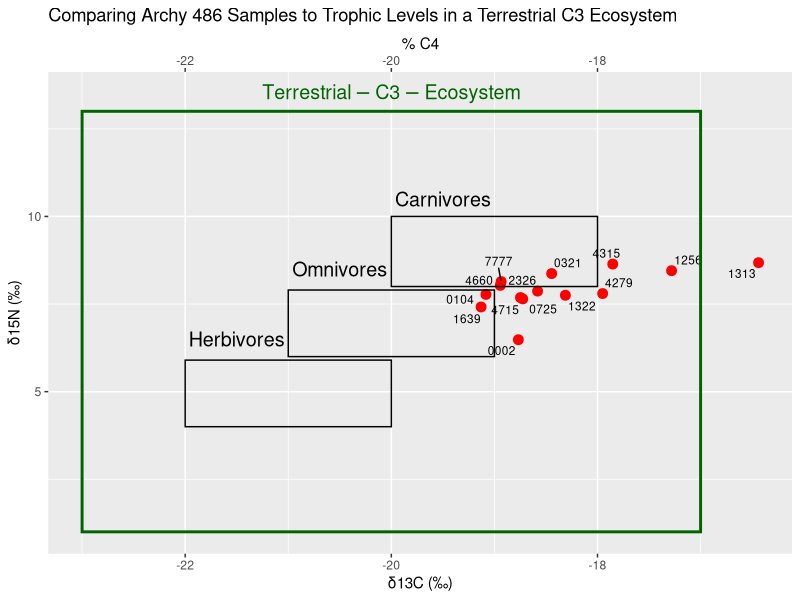
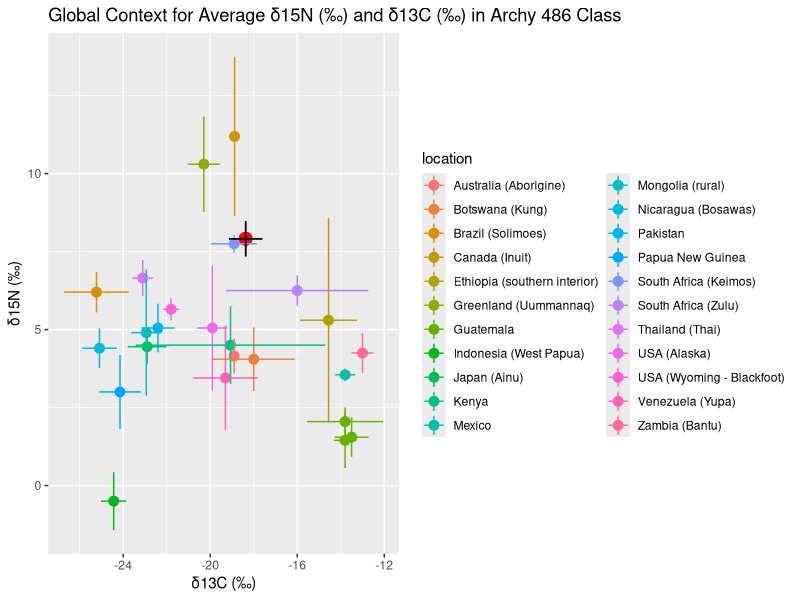
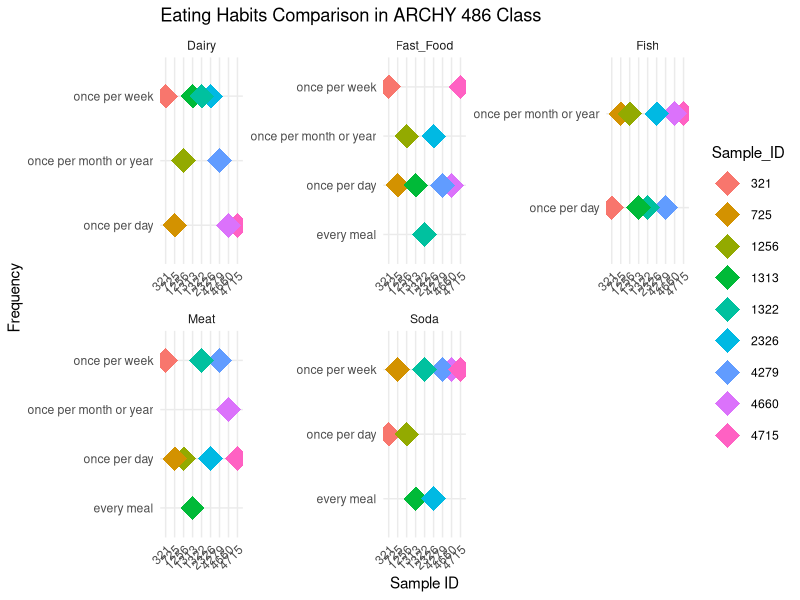
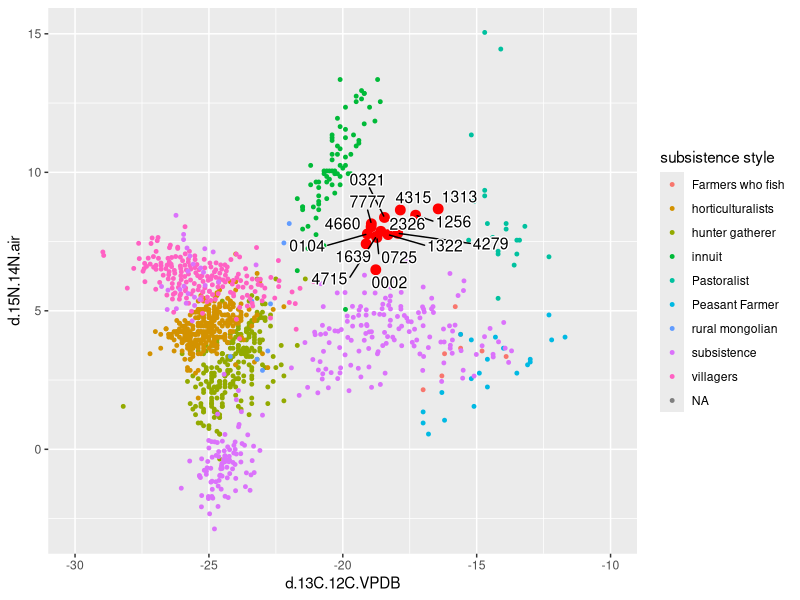
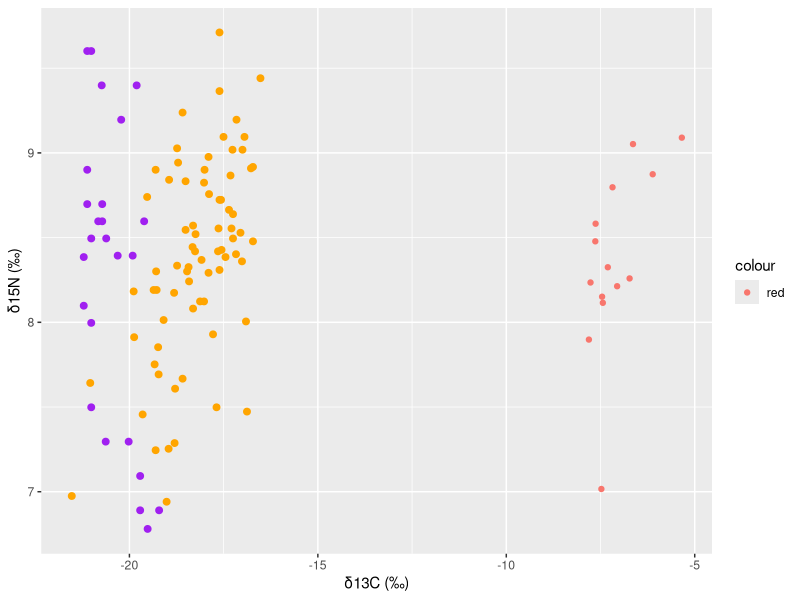
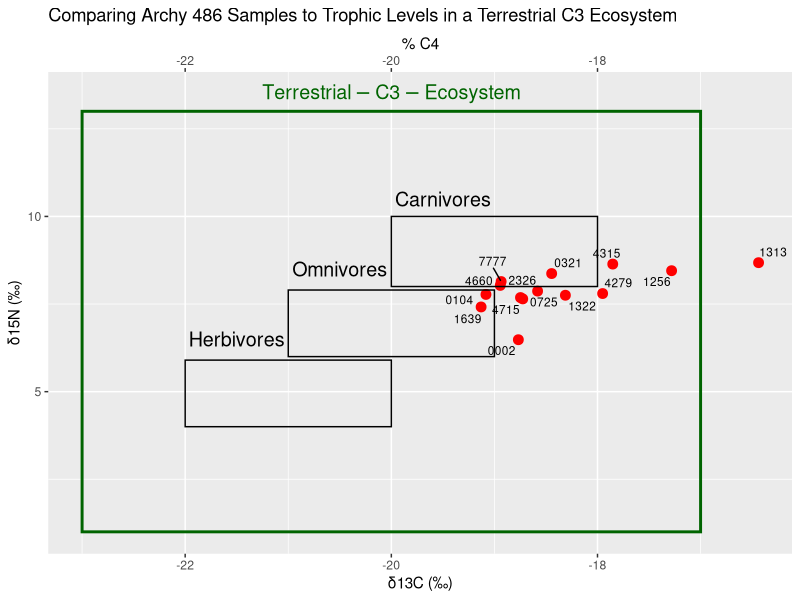
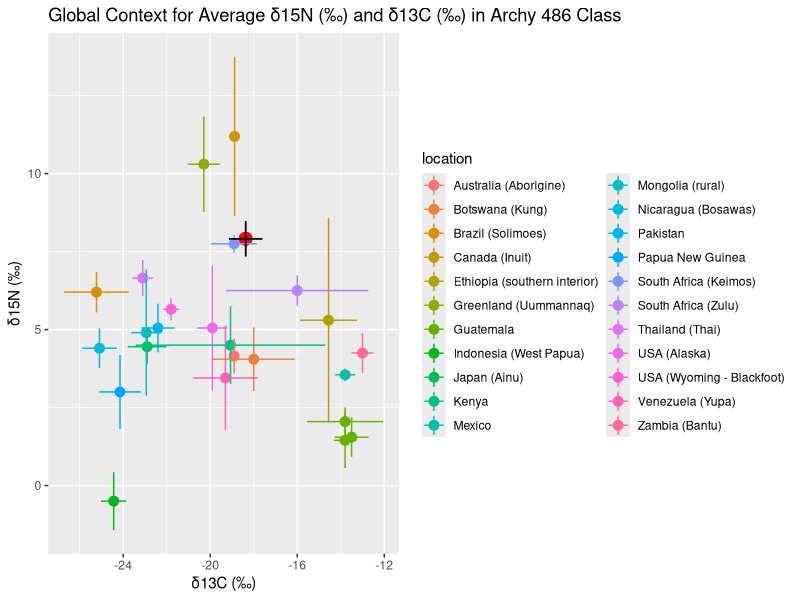
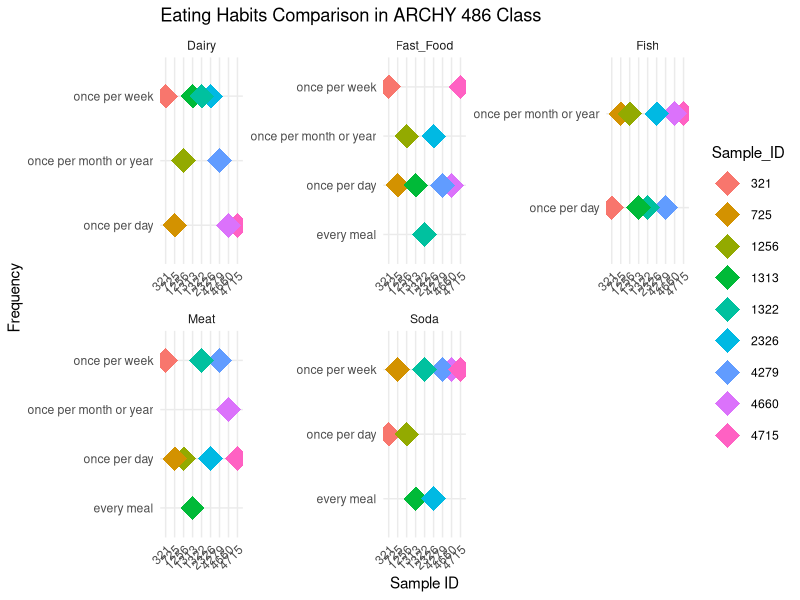

These figures' R source, in order:
## ---- chunk 1
# Loading Packages
library(tidyverse)
library(readxl)
library(dplyr)
library(ggrepel)
library(here)
## ---- chunk 2
# read sample and global data into variables
20 / 3
c4 <- tibble(9:45)
sample_data <- 
  read_csv("data/sample_CN.csv")

global_data_indiv <- 
  read_excel("data/Global N15 Values.xlsx", 
             sheet ="Modern subsistence ind.")

global_data_av <- 
  read_excel("data/Global N15 Values.xlsx", 
             sheet ="modern subsistence averages") %>% 
  drop_na(`δ13C_MDE (‰)`)

# read in British and Michigan Data

British_data <- read_csv("data/British.csv")

Michigan_data <- read_csv("data/Michigan_dataset .csv")
  

## ---- chunk 3
#| label: fig-1
#| fig-cap: "Scatterplot of individual δ15N (‰) and δ13C (‰) Archy 486 sample ID’s grouped by C3 Terrestrial Ecosystem and individual diet classification (Müldner, G. (2018). Plot produced by Anne and Aoife. "
  # plot our hair data
library(ggrepel)
ggplot(sample_data) +
  geom_point(aes(x = d.13C.12C.VPDB ,
                 y = d.15N.14N.air),
             size = 3,
             colour="red")+
  # label each data point with sample ID
  geom_text_repel(
    aes(x = `d.13C.12C.VPDB`,
        y = `d.15N.14N.air`,
        label = Identifier.1),
    size=3,
    # label all ID's despite overlap
    max.overlaps = Inf) +
  # label x and y axis for consistency with other plots
  labs(x = "δ13C (‰)",
       y = "δ15N (‰)",
       size=3,
       linewidth=2)+
  # create outlines for herbivores, omnivores, carnivores using parameters from Müldner, G. (2018).
  annotate(
    "rect",
    xmin = c(-22, -21, -20),
    xmax = c(-20, -19, -18),
    ymin = c(4, 6, 8),
    ymax = c(5.9, 7.9, 10),
    fill = NA,
    color = "black",
    linewidth=0.5
  ) +
  # create outline for "Terrestrial C3 Ecosystem" for context on graph.
  annotate(
    "rect",
    xmin = c(-23),
    xmax = c(-17),
    ymin = c(1),
    ymax = c(13),
    color = "Dark Green",
    fill = NA,
    linewidth=1
  ) +
  # label all outlines for context and clarity
  annotate(
    "text",
    x = -20,
    y = 13.5,
    label = "Terrestrial-C3-Ecosystem",
    color = "Dark Green",
    parse = TRUE,
    size=5
  ) +
  annotate(
    "text",
    x = -21.5,
    y = 6.5,
    label = "Herbivores",
    parse = TRUE,
    size=5
  ) +
  annotate(
    "text",
    x = -20.5,
    y = 8.5,
    label = "Omnivores",
    parse = TRUE,
    size=5
  ) +
  annotate(
    "text",
    x = -19.5,
    y = 10.5,
    label = "Carnivores",
    parse = TRUE,
    size=5
  ) +
  scale_x_continuous(sec.axis = dup_axis(
    name = "% C4")) +
  labs(title = "Comparing Archy 486 Samples to Trophic Levels in a Terrestrial C3 Ecosystem")


ggsave(here("figures",
            "trophic_level.png"),
       bg ="white",
       h = 5, # experiment with h and w to get the right size and proportion
       w = 9,
       units = "in",
       dpi = 900) # make the image nice and crisp))

## ---- chunk 4

global_data <- 
  read_excel("data/Global N15 Values.xlsx",
             sheet = "Modern subsistence ind.")
global_values <- 
  read_excel("data/Global N15 Values.xlsx",
             sheet = "Modern non subsistence averages")

global_subsistence_values <- 
  read_excel("data/Global N15 Values.xlsx",
    sheet = "modern subsistence averages")
## ---- chunk 5
global_subsistence_values_labs <-
  global_subsistence_values %>%
  select(`location`, `δ15N_MDE (‰)`, `SD...6`, `δ13C_MDE (‰)`, `SD...4` ) %>%
  group_by(`location`) %>%
  drop_na()

# rename col
renamed_subsistence <-
global_subsistence_values_labs %>%
  rename(`δ13C (‰)` = `δ13C_MDE (‰)`,
         `δ15N (‰)` = `δ15N_MDE (‰)`) %>%
drop_na()

# select relevant columns from our data
sample_data_perc <-
sample_data %>%
  select(`Identifier.1`, `d.13C.12C.VPDB`, `d.15N.14N.air`) %>% 
  group_by(`Identifier.1`)
  

# select relevant columns from global data
global_values_perc <-
global_values %>%
  select(`location...1`, `δ15N_MDE (‰)`, `δ13C_MDE (‰)`) %>%
  group_by(`location...1`) %>%
  drop_na()

# rename columns from our data
sample_data_perc_lab <-
sample_data_perc %>%
  rename(`δ13C (‰)` = `d.13C.12C.VPDB`,
         `δ15N (‰)` = `d.15N.14N.air`)

 # create a df for the means of `δ13C (‰)` `δ15N (‰)` ratios for class and global data

 `δ13C (‰)` <-
   mean(sample_data_perc_lab$`δ13C (‰)`)
`δ15N (‰)`<-
   mean(sample_data_perc_lab$`δ15N (‰)`)
 
 Statistics_isotopes <- data.frame(means = c("mean_C13", "mean_N15"), Statistics = c(`δ13C (‰)`, `δ15N (‰)`))

mean_sd_C13 <-
  sd(sample_data_perc_lab$`δ13C (‰)`)
mean_sd_N15 <-
  sd(sample_data_perc_lab$`δ15N (‰)`)

# create a class data average dataframe
Stats_isotopes <-
  Statistics_isotopes %>% 
  mutate(mean_sd_C13, mean_sd_N15)

# rename columns in global averages dataframe
global_values_perc_lab <-
global_values_perc %>%
  rename(`δ13C (‰)` = `δ13C_MDE (‰)`,
         `δ15N (‰)` = `δ15N_MDE (‰)`)
  
## ---- chunk 6
#| label: fig-standard-13C-15N
#| fig-cap: "Average δ15N (‰) and δ13C (‰) for class hair samples with line range for standard deviation relative to modern global subsistence average δ15N (‰) and δ13C (‰) with line range for standard deviation (Bird et al. 2021). Plot produced by Aoife and Anne."

library(ggrepel)
ggplot() +
  # our data plot
  geom_point(data = Stats_isotopes,
             aes(x = `δ13C (‰)`,
                 y = `δ15N (‰)`),
             size = 4,
              color = "red") +
    
  
  # plot global data
  geom_point(data = renamed_subsistence,
             aes(x = `δ13C (‰)`,
                 y = `δ15N (‰)`,
                 color = `location`), 
             size = 3) +
  geom_linerange(data = renamed_subsistence,
                (aes(x = `δ13C (‰)`,
                y = `δ15N (‰)` ,
                ymin=`δ15N (‰)` -1*SD...6, 
                ymax=`δ15N (‰)` +1*SD...6, 
                color = `location`))) +
  geom_linerange(data = renamed_subsistence,
                (aes(x = `δ13C (‰)`,
                y = `δ15N (‰)` ,
                xmin=`δ13C (‰)` -1*SD...4, 
                xmax=`δ13C (‰)` +1*SD...4, 
                color = `location`))) +
  geom_linerange(data =  Statistics_isotopes,
                (aes(x = `δ13C (‰)`,
                y = `δ15N (‰)` ,
                ymin=`δ15N (‰)` -1*mean_sd_N15, 
                ymax=`δ15N (‰)` +1*mean_sd_N15))) +
    geom_linerange(data =  Statistics_isotopes,
                (aes(x = `δ13C (‰)`,
                y = `δ15N (‰)` ,
                xmin=`δ13C (‰)` -1*mean_sd_C13, 
                xmax=`δ13C (‰)` +1*mean_sd_C13))) +
  labs(title = "Global Context for Average δ15N (‰) and δ13C (‰) in Archy 486 Class")

ggsave(here("figures", 
            "geography.png"),
       bg ="white",
       h = 5, # experiment with h and w to get the right size and proportion
       w = 9,
       units = "in",
       dpi = 900) # make the image nice and crisp))

## ---- chunk 7
eating_habits_data <- read_excel("data/Food Survey Responses-2.xlsx")

## ---- chunk 8
eating_habits_data %>%
group_by(sample_id)
## ---- chunk 9

# NEED TO COMPLETELY REDO

#| label: fig-food-survey
#| fig-cap: "Eating habits surveyed by Archy 486 students Sample ID numbers. Plot produced by Jesus and Zach."

meat_column <- rep(eating_habits_data$meat_q, each = 9)
fish_column <- rep(eating_habits_data$fish_q, each = 9)
dairy_column <- rep(eating_habits_data$dairy_q, each = 9)
soda_column <- rep(eating_habits_data$soda_q, each = 9)
fast_food_column <- rep(eating_habits_data$fastfood_q, each = 9)

sample_id_column <- rep(eating_habits_data$sample_id, each = 9)

data <- data.frame(
  Question = rep(c("Meat", "Fish", "Dairy", "Soda", "Fast_Food"), each = 9),
  Frequency = c(meat_column, fish_column, dairy_column, soda_column, fast_food_column),
  Sample_ID = factor(sample_id_column))

unique_sample_ids <- unique(data$Sample_ID)

color_palette <- colorRampPalette(c("red", "blue", "green", "purple", "orange"))(length(unique_sample_ids))

ggplot(data, aes(x = Sample_ID, y = Frequency, color = Sample_ID)) +
  geom_point(stat = "identity", position = "dodge", size = 8, shape = 18) +
  labs(title = "Eating Habits Comparison in ARCHY 486 Class",
       x = "Sample ID",
       y = "Frequency") +
  scale_fill_manual(values = setNames(color_palette, unique_sample_ids)) +
  facet_wrap(~Question, scales = "free") +
  theme_minimal() +
  theme(axis.text.x = element_text(angle = 45, hjust = 1))
ggsave(here("analysis",
            "figures", 
            "survey_results.png"),
       bg ="white",
       h = 15, # experiment with h and w to get the right size and proportion
       w = 25,
       units = "in",
       dpi = 900) # make the image nice and crisp))


## ---- chunk 10
# subsistence type
# label not aligning with dots
# redo

ggplot() +
  geom_point(data = sample_data,
             aes(x = `d.13C.12C.VPDB`, 
                 y = `d.15N.14N.air`),
             size = 3,
             colour = "red") +
  geom_point(data = global_data,
             aes(x = `δ13C_MDE (‰)`, 
                 y = `δ15N_MDE (‰)`,
                 colour = `subsistence style`),
             size=1) +
  geom_text_repel(data = sample_data,
             aes(x = `d.13C.12C.VPDB`, 
                 y = `d.15N.14N.air`,
                 label = Identifier.1),
             # label all ID's despite overlap
             max.overlaps = Inf,
             size = 4,
             bg.color = "white",
             bg.r = 0.1) +
  xlim(-30,-10) 


  ggsave(here("figures", 
            "subsistence_style.png"),
       bg ="white",
       h = 5, # experiment with h and w to get the right size and proportion
       w = 9,
       units = "in",
       dpi = 900) # make the image nice and crisp))

## ---- chunk 11
# British and Michigan comparision

#Rename
names(British_data)[1] <- "δ13C (‰)"
names(British_data)[2] <- "δ15N (‰)"

names(Michigan_data)[1] <- "δ13C (‰)"
names(Michigan_data)[2] <- "δ15N (‰)"

names(sample_data)[8] <- "δ13C (‰)"
names(sample_data)[10] <- "δ15N (‰)"

ggplot() +
  geom_point(data = British_data,
             aes(x = `δ13C (‰)`, 
                 y = `δ15N (‰)`),
             size = 2,
             colour = "purple") +
  geom_point(data = Michigan_data,
             aes(x = `δ13C (‰)`, 
                 y = `δ15N (‰)`),
             size = 2,
             colour = "orange") +
  geom_point(data = sample_data,
             aes(x = `δ13C (‰)`, 
                 y = `δ15N (‰)`,
             colour = "red")) # add label for each point +
  #geom_text_repel(data = sample_data,
             #aes(x = `δ13C (‰)`, 
                 #y = `δ15N (‰)`,
                 #label = Identifier.1),
             # label all ID's despite overlap
            # max.overlaps = Inf,
            # size = 2,
            # bg.color = "white",
             #bg.r = 0.1)
  
 ggsave(here("figures", 
            "compared_study.png"),
       bg ="white",
       h = 5, # experiment with h and w to get the right size and proportion
       w = 9,
       units = "in",
       dpi = 900) # make the image nice and crisp))
